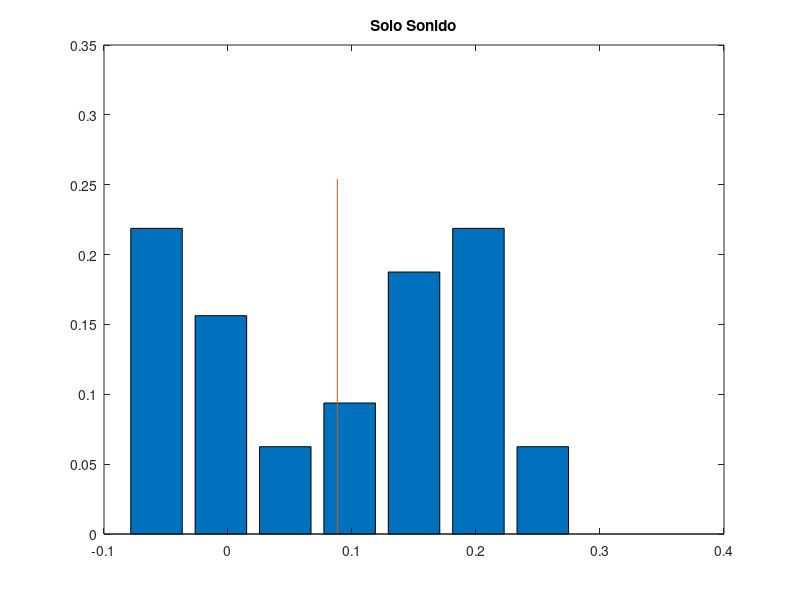
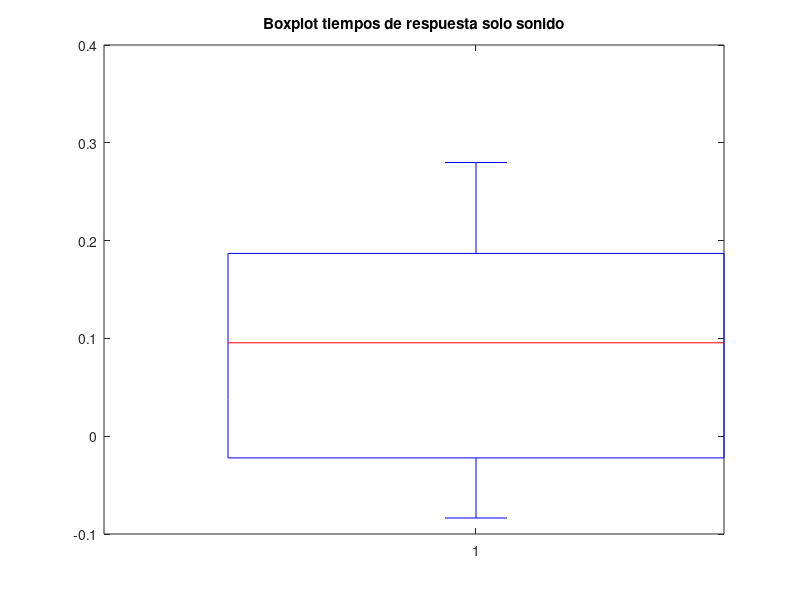
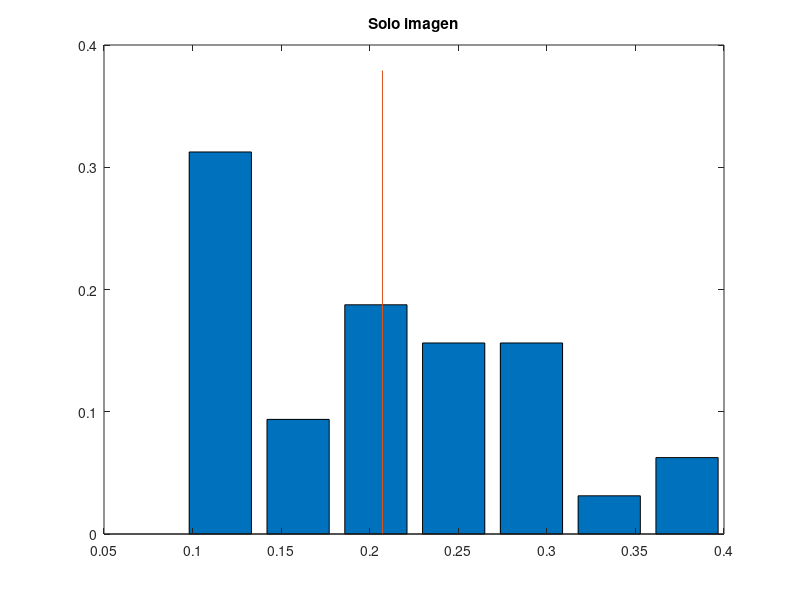
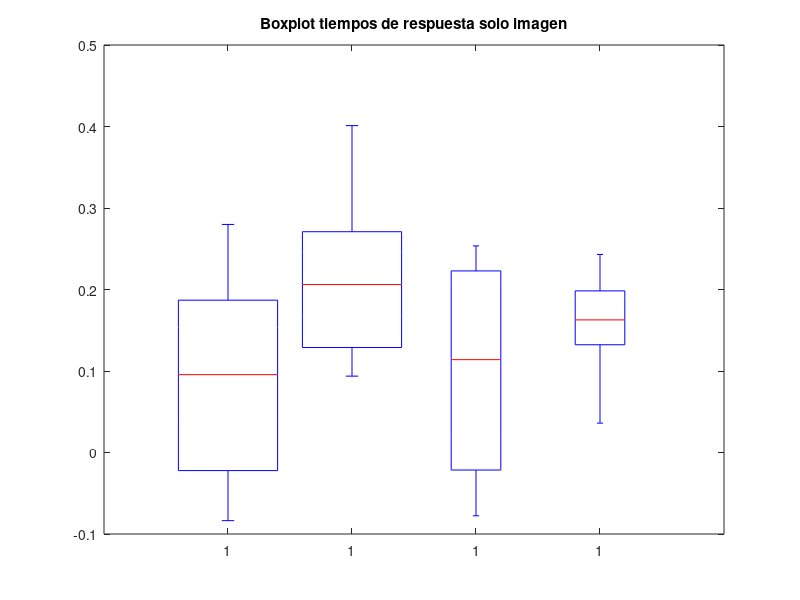

Write the MATLAB code that produced these figures, in order. (Note: this script raises an error after producing the figures.)
format long g;

%% Leer CSV a variables aux
i = 0;
sujeto = [];
tiempo = [];
practica = [];
delay = [];
img = [];
snd = [];
target = [];
total_trials = [];
target_time = cell(1,1);
time_firstPress = cell(1,1);
time_lastPress = cell(1,1);
f = fopen('data/bloques.csv');

while 1    
    suj = fscanf(f, '%i,', [1 1]);
    if isempty(suj)
       break 
    end
    i = i + 1;
    
    sujeto(i) = suj;
    tiempo(i) = fscanf(f, '%f,', [1 1]);
    practica(i) = fscanf(f, '%i,', [1 1]);
    delay(i) = fscanf(f, '%f,', [1 1]);
    img(i) = fscanf(f, '%i,', [1 1]);
    snd(i) = fscanf(f, '%i,', [1 1]);
    target(i) = fscanf(f, '%i,', [1 1]);
    total_trials(i) = fscanf(f, '%i,', [1 1]);
    target_time{i} = fscanf(f, '%f:', [1 total_trials(i)]);
    fscanf(f, ',');
    time_firstPress{i} = fscanf(f, '%f:', [1 total_trials(i)]);
    fscanf(f, ',');
    time_lastPress{i} = fscanf(f, '%f:', [1 total_trials(i)]);
    fscanf(f, ',');
    fscanf(f, '\n');
end
fclose(f);


%% Meter cada trial en el struct Trials sin procesarlos
num_bloques = i;
j = 1;
s = 0;
Trials = [];
for b = 1 : num_bloques
   if s ~= sujeto(b)
       bloque_del_sujeto = 1;
       s = sujeto(b);
   else
       bloque_del_sujeto = bloque_del_sujeto + 1;
   end
   
   for k = 1 : total_trials(b)
       Trials(j).Sujeto = sujeto(b);
       Trials(j).Tiempo = tiempo(b);
       Trials(j).EsDePractica = practica(b);
       Trials(j).Delay = delay(b);
       Trials(j).HayImagen = img(b);
       Trials(j).HaySonido = snd(b);
       Trials(j).SeguirImagen = target(b);
       Trials(j).NumBloque = bloque_del_sujeto;
       Trials(j).NumBloqueOriginal = b;
       Trials(j).NumTrial = k;       
       Trials(j).TiempoObjetivo = target_time{b}(k);
       Trials(j).PrimerTap = time_firstPress{b}(k);
       Trials(j).Asincronia = Trials(j).PrimerTap - Trials(j).TiempoObjetivo;
       Trials(j).UltimoTap = time_lastPress{b}(k);
        
       j = j + 1;    
   end
end

num_trials = j-1;



clear sujeto tiempo practica delay img snd target bloque_del_sujeto total_trials target_time time_firstPress time_lastPress f b i j k s num_bloques suj

%% calcular muestras (promedio de cada bloque)
Muestras = [];
t = 1;
m = 1;
k = 0;
asinc = 0;
unbo = Trials(1).NumBloqueOriginal;
while t <= (num_trials + 1)

    if t == (num_trials + 1) || unbo ~= Trials(t).NumBloqueOriginal

        if k ~=0 
            
            Muestras(m).AsinMedia = asinc / k;
            Muestras(m).Sujeto = Trials(t-1).Sujeto;
            Muestras(m).EsDePractica = Trials(t-1).EsDePractica;
            Muestras(m).Delay = Trials(t-1).Delay;
            Muestras(m).HayImagen = Trials(t-1).HayImagen;
            Muestras(m).HaySonido = Trials(t-1).HaySonido;
            Muestras(m).SeguirImagen = Trials(t-1).SeguirImagen;
            Muestras(m).Accuracy = 1 - (ignorados/(k+ignorados));

            
            Muestras(m).Tiempo = Trials(t-1).Tiempo;
            Muestras(m).TiempoObjetivo = Trials(t-1).TiempoObjetivo;
            Muestras(m).NumBloqueOriginal = Trials(t-1).NumBloqueOriginal;
            m = m + 1;
        end
        
        k = 0;
        asinc = 0;
        if (t == (num_trials + 1))
        	break
        end
    end
    
    ignorados = 0;
    % ignorar cuando no apreto nada
    if Trials(t).PrimerTap == -1
        ignorados = ignorados + 1;
    end
    
    % ignorar casos donde pega la vuelta (igual estan re afuera de la ventana)
    if abs(Trials(t).Asincronia) > 0.5
        ignorados = ignorados + 1;
    end
    
    
    if ignorados == 0
        asinc = asinc + Trials(t).Asincronia;
        k = k + 1;
    end
        
    unbo = Trials(t).NumBloqueOriginal;
    t = t + 1;
end
%% RECONSTRUYENDO LOS SIGNOS DEL DELAY

ds = [0.1, 0.3, 0.4];

corte = [];
es_negativo = [];
es_positivo = [];
es_practica = [];

for segu = 1:2
    for iid = 1:3
        eee = [Muestras( ...
                [Muestras.EsDePractica] == 0 & ...
                [Muestras.Delay] == ds(iid) & ...
                [Muestras.SeguirImagen] == (segu-1) & ...
                [Muestras.HayImagen] == 1 & ...
                [Muestras.HaySonido] == 1)];
            
        jose = [];
        for e = 1: numel(eee)
            jose(e) = [0.5 - (eee(e).Tiempo - eee(e).TiempoObjetivo)];
        end

        m = mean(jose);
        d = ds(iid);
        s = (segu-1);
        %disp([m, d, s]);
        corte(iid, segu) = m;
        
        for i = 1:numel(Muestras)
            es_practica(Muestras(i).NumBloqueOriginal) = Muestras(i).EsDePractica;
            
            if Muestras(i).Delay == ds(iid) && Muestras(i).SeguirImagen == (segu-1)
                delay_es_negativo = ( ...
                    (Muestras(i).EsDePractica == 0) & ...
                    (Muestras(i).Delay == ds(iid)) & ...
                    (Muestras(i).SeguirImagen == (segu-1)) & ...
                    (Muestras(i).HayImagen == 1) & ...
                    (Muestras(i).HaySonido == 1) & ...
                    ((0.5 - (Muestras(i).Tiempo - Muestras(i).TiempoObjetivo) > corte(iid, segu)) ~= Muestras(i).SeguirImagen) ...
                );

                delay_es_positivo = ( ...
                    (Muestras(i).EsDePractica == 0) & ...
                    (Muestras(i).Delay == ds(iid)) & ...
                    (Muestras(i).SeguirImagen == (segu-1)) & ...
                    (Muestras(i).HayImagen == 1) & ...
                    (Muestras(i).HaySonido == 1) & ...
                    ((0.5 - (Muestras(i).Tiempo - Muestras(i).TiempoObjetivo) > corte(iid, segu)) == Muestras(i).SeguirImagen) ...
                );

                es_negativo(Muestras(i).NumBloqueOriginal) = delay_es_negativo;
                es_positivo(Muestras(i).NumBloqueOriginal) = delay_es_positivo;
            end
        end
    end
end


% arreglar
for i = 1:numel(Muestras)
    b = Muestras(i).NumBloqueOriginal;
    
    if es_negativo(b)
        Muestras(i).Delay = -1 * abs(Muestras(i).Delay);
    end
end



%% cuentitas cuentitas
mi=1;
ms=1;
mc0=1;
mc1=1;
mc2=1;
mc3=1;
mc4=1;
mc5=1;
mc6=1;
mc7=1;
mc8=1;
mc9=1;
mc10=1;
mc11=1;
mc12=1;
mc13=1;
deltas = cell(1,1);
deltas_img = [];
deltas_snd = [];
deltas_combinados_0 = [];
m_accuracy = cell(1,1);


sujs = unique([Muestras.Sujeto]);
for s = 1:numel(sujs)
    suj = sujs(s);
    
    %bloques de sonido y su accuracy
    delta_snd = [Muestras( ...
        [Muestras.Sujeto] == suj & ...
        [Muestras.EsDePractica] == 0 & ...
        [Muestras.HayImagen] == 0 & ...
        [Muestras.HaySonido] == 1 ...
    ).AsinMedia];
    

    accuracy = [Muestras( ...
        [Muestras.Sujeto] == suj & ...
        [Muestras.EsDePractica] == 0 & ...
        [Muestras.HayImagen] == 0 & ...
        [Muestras.HaySonido] == 1 ...
    ).Accuracy];
    
    if numel(delta_snd) > 0
        deltas{1}(ms) = delta_snd(1);
        m_accuracy{1}(ms) = accuracy;
        ms = ms + 1;
    end
    
    %bloques de imagen y su accuracy
    delta_img = [Muestras( ...
        [Muestras.Sujeto] == suj & ...
        [Muestras.EsDePractica] == 0 & ...
        [Muestras.HayImagen] == 1 & ...
        [Muestras.HaySonido] == 0 ...
    ).AsinMedia];

    accuracy = [Muestras( ...
        [Muestras.Sujeto] == suj & ...
        [Muestras.EsDePractica] == 0 & ...
        [Muestras.HayImagen] == 1 & ...
        [Muestras.HaySonido] == 0 ...
    ).Accuracy];


    if numel(delta_img) > 0
        deltas{2}(mi) = delta_img(1);
        m_accuracy{2}(mi) = accuracy;
        mi = mi + 1;
    end
    
    %bloques combinados +0 y su accuracy
     delta_c0 = [Muestras( ...
        [Muestras.Sujeto] == suj & ...
        [Muestras.EsDePractica] == 0 & ...
        [Muestras.HayImagen] == 1 & ...
        [Muestras.HaySonido] == 1 & ...
        [Muestras.Delay] == 0 & ...
        [Muestras.SeguirImagen] == 0 ... 
    ).AsinMedia];

    accuracy = [Muestras( ...
        [Muestras.Sujeto] == suj & ...
        [Muestras.EsDePractica] == 0 & ...
        [Muestras.HayImagen] == 1 & ...
        [Muestras.HaySonido] == 1 & ...
        [Muestras.Delay] == 0 & ...
        [Muestras.SeguirImagen] == 0 ... 
    ).Accuracy];


    if numel(delta_c0) > 0
        deltas{3}(mc0) = delta_c0(1);
        m_accuracy{3}(mc0) = accuracy(1);
        mc0 = mc0 + 1;
    end
    
     %bloques combinados +0.1 y su accuracy(seguir Imagen)
     delta_c0 = [Muestras( ...
        [Muestras.Sujeto] == suj & ...
        [Muestras.EsDePractica] == 0 & ...
        [Muestras.HayImagen] == 1 & ...
        [Muestras.HaySonido] == 1 & ...
        [Muestras.Delay] == 0.1 & ...
        [Muestras.SeguirImagen] == 1 ...
    ).AsinMedia];

    accuracy = [Muestras( ...
        [Muestras.Sujeto] == suj & ...
        [Muestras.EsDePractica] == 0 & ...
        [Muestras.HayImagen] == 1 & ...
        [Muestras.HaySonido] == 1 & ...
        [Muestras.Delay] == 0.1 & ...
        [Muestras.SeguirImagen] == 1 ...
    ).Accuracy];


    if numel(delta_c0) > 0
        deltas{4}(mc1) = delta_c0(1);
        m_accuracy{4}(mc1) = accuracy(1);
        mc1 = mc1 + 1;
    end
    
     %bloques combinados +0.3 y su accuracy(seguir imagen)
     delta_c0 = [Muestras( ...
        [Muestras.Sujeto] == suj & ...
        [Muestras.EsDePractica] == 0 & ...
        [Muestras.HayImagen] == 1 & ...
        [Muestras.HaySonido] == 1 & ...
        [Muestras.Delay] == 0.3 & ...
        [Muestras.SeguirImagen] == 1 ...
    ).AsinMedia];

    accuracy = [Muestras( ...
        [Muestras.Sujeto] == suj & ...
        [Muestras.EsDePractica] == 0 & ...
        [Muestras.HayImagen] == 1 & ...
        [Muestras.HaySonido] == 1 & ...
        [Muestras.Delay] == 0.3 & ... 
        [Muestras.SeguirImagen] == 1 ...
    ).Accuracy];


    if numel(delta_c0) > 0
        deltas{5}(mc2) = delta_c0(1);
        m_accuracy{5}(mc2) = accuracy(1);
        mc2 = mc2 + 1;
    end
    
     %bloques combinados +0.4 y su accuracy(seguir imagen)
     delta_c0 = [Muestras( ...
        [Muestras.Sujeto] == suj & ...
        [Muestras.EsDePractica] == 0 & ...
        [Muestras.HayImagen] == 1 & ...
        [Muestras.HaySonido] == 1 & ...
        [Muestras.Delay] == 0.4 & ...
        [Muestras.SeguirImagen] == 1 ...
    ).AsinMedia];

    accuracy = [Muestras( ...
        [Muestras.Sujeto] == suj & ...
        [Muestras.EsDePractica] == 0 & ...
        [Muestras.HayImagen] == 1 & ...
        [Muestras.HaySonido] == 1 & ...
        [Muestras.Delay] == 0.4 & ...
        [Muestras.SeguirImagen] == 1 ...
    ).Accuracy];


    if numel(delta_c0) > 0
        deltas{6}(mc3) = delta_c0(1);
        m_accuracy{6}(mc3) = accuracy(1);
        mc3 = mc3 + 1
    end
    
    
     %bloques combinados +0.4 y su accuracy(seguir sonido)
     delta_c0 = [Muestras( ...
        [Muestras.Sujeto] == suj & ...
        [Muestras.EsDePractica] == 0 & ...
        [Muestras.HayImagen] == 1 & ...
        [Muestras.HaySonido] == 1 & ...
        [Muestras.Delay] == 0.4 & ...
        [Muestras.SeguirImagen] == 0 ...
    ).AsinMedia];

    accuracy = [Muestras( ...
        [Muestras.Sujeto] == suj & ...
        [Muestras.EsDePractica] == 0 & ...
        [Muestras.HayImagen] == 1 & ...
        [Muestras.HaySonido] == 1 & ...
        [Muestras.Delay] == 0.4 & ...
        [Muestras.SeguirImagen] == 0 ...
    ).Accuracy];


    if numel(delta_c0) > 0
        deltas{7}(mc4) = delta_c0(1);
        m_accuracy{7}(mc4) = accuracy(1);
        mc4 = mc4 + 1;
    end
    
    
    
     %bloques combinados +0.3 y su accuracy(seguir sonido)
     delta_c0 = [Muestras( ...
        [Muestras.Sujeto] == suj & ...
        [Muestras.EsDePractica] == 0 & ...
        [Muestras.HayImagen] == 1 & ...
        [Muestras.HaySonido] == 1 & ...
        [Muestras.Delay] == 0.3 & ...
        [Muestras.SeguirImagen] == 0 ...
    ).AsinMedia];

    accuracy = [Muestras( ...
        [Muestras.Sujeto] == suj & ...
        [Muestras.EsDePractica] == 0 & ...
        [Muestras.HayImagen] == 1 & ...
        [Muestras.HaySonido] == 1 & ...
        [Muestras.Delay] == 0.3 & ...
        [Muestras.SeguirImagen] == 0 ...
    ).Accuracy];


    if numel(delta_c0) > 0
        deltas{8}(mc5) = delta_c0(1);
        m_accuracy{8}(mc5) = accuracy(1);
        mc5 = mc5 + 1;
    end
    
    
    
     %bloques combinados +0.1 y su accuracy(seguir sonido)
     delta_c0 = [Muestras( ...
        [Muestras.Sujeto] == suj & ...
        [Muestras.EsDePractica] == 0 & ...
        [Muestras.HayImagen] == 1 & ...
        [Muestras.HaySonido] == 1 & ...
        [Muestras.Delay] == 0.1 & ...
        [Muestras.SeguirImagen] == 0 ...
    ).AsinMedia];

    accuracy = [Muestras( ...
        [Muestras.Sujeto] == suj & ...
        [Muestras.EsDePractica] == 0 & ...
        [Muestras.HayImagen] == 1 & ...
        [Muestras.HaySonido] == 1 & ...
        [Muestras.Delay] == 0.1 & ...
        [Muestras.SeguirImagen] == 0 ...
    ).Accuracy];


    if numel(delta_c0) > 0
        deltas{9}(mc6) = delta_c0(1);
        m_accuracy{9}(mc6) = accuracy(1);
        mc6 = mc6 + 1;
    end
    
      %bloques combinados +0 y su accuracy(seguir imagen)
     delta_c0 = [Muestras( ...
        [Muestras.Sujeto] == suj & ...
        [Muestras.EsDePractica] == 0 & ...
        [Muestras.HayImagen] == 1 & ...
        [Muestras.HaySonido] == 1 & ...
        [Muestras.Delay] == 0 & ...
        [Muestras.SeguirImagen] == 1 ...
    ).AsinMedia];

    accuracy = [Muestras( ...
        [Muestras.Sujeto] == suj & ...
        [Muestras.EsDePractica] == 0 & ...
        [Muestras.HayImagen] == 1 & ...
        [Muestras.HaySonido] == 1 & ...
        [Muestras.Delay] == 0 & ...
        [Muestras.SeguirImagen] == 1 ...
    ).Accuracy];


    if numel(delta_c0) > 0
        deltas{10}(mc7) = delta_c0(1);
        m_accuracy{10}(mc7) = accuracy(1);
        mc7 = mc7 + 1;
    end
    
    
%     CAMBIAR INDICES!    
    %bloques combinados -0.4 y su accuracy(seguir imagen)
     delta_c0 = [Muestras( ...
        [Muestras.Sujeto] == suj & ...
        [Muestras.EsDePractica] == 0 & ...
        [Muestras.HayImagen] == 1 & ...
        [Muestras.HaySonido] == 1 & ...
        [Muestras.SeguirImagen] == 1 & ...
        [Muestras.Delay] == -0.4   ...
       ).AsinMedia];

    accuracy = [Muestras( ...
        [Muestras.Sujeto] == suj & ...
        [Muestras.EsDePractica] == 0 & ...
        [Muestras.HayImagen] == 1 & ...
        [Muestras.HaySonido] == 1 & ...
        [Muestras.SeguirImagen] == 1 & ...
        [Muestras.Delay] == -0.4 ...
    ).Accuracy];


    if numel(delta_c0) > 0
        
        deltas{11}(mc8) = delta_c0(1);
        m_accuracy{11}(mc8) = accuracy(1);
        mc8 = mc8 + 1;
    end
    
    %bloques combinados -0.4 y su accuracy(seguir sonido)
     delta_c0 = [Muestras( ...
        [Muestras.Sujeto] == suj & ...
        [Muestras.EsDePractica] == 0 & ...
        [Muestras.HayImagen] == 1 & ...
        [Muestras.HaySonido] == 1 & ...
        [Muestras.SeguirImagen] == 0 & ...
        [Muestras.Delay] == -0.4   ...
    ).AsinMedia];

    accuracy = [Muestras( ...
        [Muestras.Sujeto] == suj & ...
        [Muestras.EsDePractica] == 0 & ...
        [Muestras.HayImagen] == 1 & ...
        [Muestras.HaySonido] == 1 & ...
        [Muestras.SeguirImagen] == 0 & ...
        [Muestras.Delay] == -0.4 ...
    ).Accuracy];


    if numel(delta_c0) > 0
        deltas{12}(mc9) = delta_c0(1);
        m_accuracy{12}(mc9) = accuracy(1);
        mc9 = mc9 + 1;
    end
    
    %bloques combinados -0.3 y su accuracy(seguir imagen)
     delta_c0 = [Muestras( ...
        [Muestras.Sujeto] == suj & ...
        [Muestras.EsDePractica] == 0 & ...
        [Muestras.HayImagen] == 1 & ...
        [Muestras.HaySonido] == 1 & ...
        [Muestras.SeguirImagen] == 1 & ...
        [Muestras.Delay] == -0.3   ...
    ).AsinMedia];

    accuracy = [Muestras( ...
        [Muestras.Sujeto] == suj & ...
        [Muestras.EsDePractica] == 0 & ...
        [Muestras.HayImagen] == 1 & ...
        [Muestras.HaySonido] == 1 & ...
        [Muestras.SeguirImagen] == 1 & ...
        [Muestras.Delay] == -0.3 ...
    ).Accuracy];


    if numel(delta_c0) > 0
       
        deltas{13}(mc10) = delta_c0(1);
        m_accuracy{13}(mc10) = accuracy(1);
        mc10 = mc10 + 1;
    end
    
     %bloques combinados -0.3 y su accuracy(seguir sonido)
     delta_c0 = [Muestras( ...
        [Muestras.Sujeto] == suj & ...
        [Muestras.EsDePractica] == 0 & ...
        [Muestras.HayImagen] == 1 & ...
        [Muestras.HaySonido] == 1 & ...
        [Muestras.SeguirImagen] == 0 & ...
        [Muestras.Delay] == -0.3   ...
    ).AsinMedia];

    accuracy = [Muestras( ...
        [Muestras.Sujeto] == suj & ...
        [Muestras.EsDePractica] == 0 & ...
        [Muestras.HayImagen] == 1 & ...
        [Muestras.HaySonido] == 1 & ...
        [Muestras.SeguirImagen] == 0 & ...
        [Muestras.Delay] == -0.3 ...
    ).Accuracy];


    if numel(delta_c0) > 0
      
        deltas{14}(mc11) = delta_c0(1);
        m_accuracy{14}(mc11) = accuracy(1);
        mc11 = mc11 + 1;
    end
    
     %bloques combinados -0.1 y su accuracy(seguir imagen)
     delta_c0 = [Muestras( ...
        [Muestras.Sujeto] == suj & ...
        [Muestras.EsDePractica] == 0 & ...
        [Muestras.HayImagen] == 1 & ...
        [Muestras.HaySonido] == 1 & ...
        [Muestras.SeguirImagen] == 1 & ...
        [Muestras.Delay] == -0.1  ...
    ).AsinMedia];

    accuracy = [Muestras( ...
        [Muestras.Sujeto] == suj & ...
        [Muestras.EsDePractica] == 0 & ...
        [Muestras.HayImagen] == 1 & ...
        [Muestras.HaySonido] == 1 & ...
        [Muestras.SeguirImagen] == 1 & ...
        [Muestras.Delay] == -0.1 ...
    ).Accuracy];


    if numel(delta_c0) > 0
      
        deltas{15}(mc12) = delta_c0(1);
        m_accuracy{15}(mc12) = accuracy(1);
        mc12 = mc12 + 1;
    end
    
     %bloques combinados -0.1 y su accuracy(seguir sonido)
     delta_c0 = [Muestras( ...
        [Muestras.Sujeto] == suj & ...
        [Muestras.EsDePractica] == 0 & ...
        [Muestras.HayImagen] == 1 & ...
        [Muestras.HaySonido] == 1 & ...
        [Muestras.SeguirImagen] == 0 & ...
        [Muestras.Delay] == -0.1  ...
    ).AsinMedia];

    accuracy = [Muestras( ...
        [Muestras.Sujeto] == suj & ...
        [Muestras.EsDePractica] == 0 & ...
        [Muestras.HayImagen] == 1 & ...
        [Muestras.HaySonido] == 1 & ...
        [Muestras.SeguirImagen] == 0 & ...
        [Muestras.Delay] == -0.1 ...
    ).Accuracy];


    if numel(delta_c0) > 0
       
        deltas{16}(mc13) = delta_c0(1);
        m_accuracy{16}(mc13) = accuracy(1);
        mc13 = mc13 + 1;
    end
    
    if ~isempty(deltas) 
        % figure;
        % plot(deltas,'r*');
        % plot(deltas);
        % title(['Sujeto ', num2str(suj)]);
    end
end

%Analisis de datos
%%%%%%%%%%%%%%%%%%%%%%%%%%%%%%%%%%%%%%%%%%%%%%%%%%%%%%%%%%%%%%%%%%%
%Solo Sonido:
%%%%%%%%%%%%%%%%%%%%%%%%%%%%%%%%%%%%%%%%%%%%%%%%%%%%%%%%%%%%%%%%%%%

%Distribucion de las muestras(histograma normalizado)

[f,x] = hist(deltas{1},7);
figure;
bar(x,f/sum(f))
hold on;
line([mean(deltas{1}) mean(deltas{1})], [0  max(x)])
hold off
title('Solo Sonido')

%One-sample Kolmogorov-Smirnov test, para ver normalidad en la muestra
t = kstest(deltas{1})

%Boxplot
figure;
boxplot(deltas{1})
title('Boxplot tiempos de respuesta solo sonido')

%Medidas de centralidad
disp('promedio')
mean(deltas{1})
disp('mediana')
median(deltas{1})

%Medidas de dispersion, estabilidad de la sincronia
disp('varianza')
var(deltas{1})

%Medidas de precision en la tarea
disp('accuracy')
mean(m_accuracy{1})

%%%%%%%%%%%%%%%%%%%%%%%%%%%%%%%%%%%%%%%%%%%%%%%%%%%%%%%%%%%%%%%%%%%
%Solo imagen
%%%%%%%%%%%%%%%%%%%%%%%%%%%%%%%%%%%%%%%%%%%%%%%%%%%%%%%%%%%%%%%%%%%
%Distribucion de las muestras(histograma normalizado)
[f,x] = hist(deltas{2},7);
figure;
h = bar(x,f/sum(f))
hold on;
line([mean(deltas{2}) mean(deltas{2})], [0  max(x)])
hold off
%plot(f)
title('Solo imagen')
%Boxplot
figure;
bpdata = [deltas{1},deltas{2}, deltas{3},deltas{10}];
bpgroup = [ones(size(deltas{1}))*1,ones(size(deltas{2}))*2, ones(size(deltas{3}))*3,ones(size(deltas{10}))*4];
boxplot(bpdata, bpgroup);
title('Boxplot tiempos de respuesta solo imagen')

%One-sample Kolmogorov-Smirnov test, para ver normalidad en la muestra
t = kstest(deltas{2})

%Medidas de centralidad
disp('prom')
mean(deltas{2})
median(deltas{2})

%Medidas de dispersion, estabilidad de la sincronia
var(deltas{2})

%Medidas de precision en la tarea
mean(m_accuracy{2})


%%%%%%%%%%%%%%%%%%%%%%%%%%%%%%%%%%%%%%%%%%%%%%%%%%%%%%%%%%%%%%%%%%%
%Combinado +0(target sound):
%%%%%%%%%%%%%%%%%%%%%%%%%%%%%%%%%%%%%%%%%%%%%%%%%%%%%%%%%%%%%%%%%%%

%Distribucion de las muestras(histograma normalizado)

[f,x] = hist(deltas{3},7);
figure;
bar(x,f/sum(f))
hold on;
line([mean(deltas{3}) mean(deltas{3})], [0  max(x)])
hold off
title('Delay +0 target sound')

%One-sample Kolmogorov-Smirnov test, para ver normalidad en la muestra
t = kstest(deltas{3})

%Boxplot
figure;
boxplot(deltas{3})
title('Boxplot tiempos de respuesta Delay +0 target soun')

%Medidas de centralidad
disp('prom')
mean(deltas{3})
median(deltas{3})

%Medidas de dispersion, estabilidad de la sincronia
var(deltas{3})

%Medidas de precision en la tarea
mean(m_accuracy{3})


%%%%%%%%%%%%%%%%%%%%%%%%%%%%%%%%%%%%%%%%%%%%%%%%%%%%%%%%%%%%%%%%%%%
%Combinado +0(target image):
%%%%%%%%%%%%%%%%%%%%%%%%%%%%%%%%%%%%%%%%%%%%%%%%%%%%%%%%%%%%%%%%%%%

%Distribucion de las muestras(histograma normalizado)

[f,x] = hist(deltas{10},7);
figure;
bar(x,f/sum(f))
hold on;
line([mean(deltas{10}) mean(deltas{10})], [0  max(x)])
hold off
title('Delay +0 target image')

%One-sample Kolmogorov-Smirnov test, para ver normalidad en la muestra
t = kstest(deltas{10})

%Boxplot
figure;
boxplot(deltas{10})
title('Boxplot tiempos de respuesta Delay +0 target image')

%Medidas de centralidad
disp('prom')
mean(deltas{10})
median(deltas{10})

%Medidas de dispersion, estabilidad de la sincronia
var(deltas{10})

%Medidas de precision en la tarea
mean(m_accuracy{10})


% 
% % %%%%%%%%%%%%%%%%%%%%%%%%%%%%%%%%%%%%%%%%%%%%%%%%%%%%%%%%%%%%%%%%%%%
% % %Combinado +0.1:
% % %%%%%%%%%%%%%%%%%%%%%%%%%%%%%%%%%%%%%%%%%%%%%%%%%%%%%%%%%%%%%%%%%%%
% % 
% % %Distribucion de las muestras(histograma normalizado)
% % 
% % [f,x] = hist(deltas{4});
% % figure;
% % bar(x,f/sum(f))
% % title('Delay + 0.1 target image')
% % %One-sample Kolmogorov-Smirnov test, para ver normalidad en la muestra
% % %t = kstest(deltas{4})
% % 
% % %Boxplot
% % figure;
% % boxplot(deltas{4})
% % title('Boxplot tiempos de respuesta Delay +0.1 target image')
% % 
% % %Medidas de centralidad
% % disp('prom')
% % mean(deltas{4})
% % median(deltas{4})
% % 
% % %Medidas de dispersion, estabilidad de la sincronia
% % var(deltas{4})
% % 
% % %Medidas de precision en la tarea
% % mean(m_accuracy{4})
% % 
% % 
% % 
% % %Analisis de datos
% % %%%%%%%%%%%%%%%%%%%%%%%%%%%%%%%%%%%%%%%%%%%%%%%%%%%%%%%%%%%%%%%%%%%
% % %Combinado +0.3:
% % %%%%%%%%%%%%%%%%%%%%%%%%%%%%%%%%%%%%%%%%%%%%%%%%%%%%%%%%%%%%%%%%%%%
% % 
% % %Distribucion de las muestras(histograma normalizado)
% % 
% % [f,x] = hist(deltas{5});
% % figure;
% % bar(x,f/sum(f))
% % title('Delay + 0.3 target image')
% % %One-sample Kolmogorov-Smirnov test, para ver normalidad en la muestra
% % %t = kstest(deltas{5})
% % 
% % %Boxplot
% % figure;
% % boxplot(deltas{5})
% % title('Boxplot tiempos de respuesta Delay 0+.3 target image')
% % 
% % %Medidas de centralidad
% % disp('prom')
% % mean(deltas{5})
% % median(deltas{5})
% % 
% % %Medidas de dispersion, estabilidad de la sincronia
% % var(deltas{5})
% % 
% % %Medidas de precision en la tarea
% % mean(m_accuracy{5})
% % 
% % 
% % 
% % %%%%%%%%%%%%%%%%%%%%%%%%%%%%%%%%%%%%%%%%%%%%%%%%%%%%%%%%%%%%%%%%%%%
% % %Combinado +0.4:
% % %%%%%%%%%%%%%%%%%%%%%%%%%%%%%%%%%%%%%%%%%%%%%%%%%%%%%%%%%%%%%%%%%%%
% % 
% % %Distribucion de las muestras(histograma normalizado)
% % 
% % [f,x] = hist(deltas{6});
% % figure;
% % bar(x,f/sum(f))
% % title('Delay + 0.4 target image')
% % %One-sample Kolmogorov-Smirnov test, para ver normalidad en la muestra
% % t = kstest(deltas{6})
% % 
% % %Boxplot
% % figure;
% % boxplot(deltas{6})
% % title('Boxplot tiempos de respuesta Delay +0.4 target image')
% % 
% % %Medidas de centralidad
% % disp('prom')
% % mean(deltas{6})
% % median(deltas{6})
% % 
% % %Medidas de dispersion, estabilidad de la sincronia
% % var(deltas{6})
% % 
% % %Medidas de precision en la tarea
% % mean(m_accuracy{6})
% % 
% % 
% % %%%%%%%%%%%%%%%%%%%%%%%%%%%%%%%%%%%%%%%%%%%%%%%%%%%%%%%%%%%%%%%%%%%
% % %Combinado +0.4 target sound:    
% % %%%%%%%%%%%%%%%%%%%%%%%%%%%%%%%%%%%%%%%%%%%%%%%%%%%%%%%%%%%%%%%%%%%
% % 
% % %Distribucion de las muestras(histograma normalizado)
% % 
% % [f,x] = hist(deltas{7});
% % figure;
% % bar(x,f/sum(f))
% % title('Delay + 0.4 target sound')
% % %One-sample Kolmogorov-Smirnov test, para ver normalidad en la muestra
% % t = kstest(deltas{7})
% % 
% % %Boxplot
% % figure;
% % boxplot(deltas{7})
% % title('Boxplot tiempos de respuesta Delay +0.4 target sound')
% % 
% % %Medidas de centralidad
% % disp('prom')
% % mean(deltas{7})
% % median(deltas{7})
% % 
% % %Medidas de dispersion, estabilidad de la sincronia
% % var(deltas{7})
% % 
% % %Medidas de precision en la tarea
% % mean(m_accuracy{7})
% % 
% % 
% % %%%%%%%%%%%%%%%%%%%%%%%%%%%%%%%%%%%%%%%%%%%%%%%%%%%%%%%%%%%%%%%%%%%
% % %Combinado +0.3 target sound:
% % %%%%%%%%%%%%%%%%%%%%%%%%%%%%%%%%%%%%%%%%%%%%%%%%%%%%%%%%%%%%%%%%%%%
% % 
% % %Distribucion de las muestras(histograma normalizado)
% % 
% % [f,x] = hist(deltas{8});
% % figure;
% % bar(x,f/sum(f))
% % title('Delay + 0.3 target sound')
% % 
% % %One-sample Kolmogorov-Smirnov test, para ver normalidad en la muestra
% % t = kstest(deltas{8})
% % 
% % %Boxplot
% % figure;
% % boxplot(deltas{8})
% % title('Boxplot tiempos de respuesta Delay +0.3 target sound')
% % 
% % %Medidas de centralidad
% % disp('prom')
% % mean(deltas{8})
% % median(deltas{8})
% % 
% % %Medidas de dispersion, estabilidad de la sincronia
% % var(deltas{8})
% % 
% % %Medidas de precision en la tarea
% % mean(m_accuracy{8})
% % 
% % %%%%%%%%%%%%%%%%%%%%%%%%%%%%%%%%%%%%%%%%%%%%%%%%%%%%%%%%%%%%%%%%%%%
% % %Combinado +0.1 target sound:
% % %%%%%%%%%%%%%%%%%%%%%%%%%%%%%%%%%%%%%%%%%%%%%%%%%%%%%%%%%%%%%%%%%%%
% % 
% % %Distribucion de las muestras(histograma normalizado)
% % 
% % [f,x] = hist(deltas{9});
% % figure;
% % bar(x,f/sum(f))
% % title('Delay + 0.1 target sound')
% % 
% % %One-sample Kolmogorov-Smirnov test, para ver normalidad en la muestra
% % t = kstest(deltas{9})
% % 
% % %Boxplot
% % figure;
% % boxplot(deltas{9})
% % title('Boxplot tiempos de respuesta Delay +0.1 target sonido')
% % 
% % %Medidas de centralidad
% % disp('prom')
% % mean(deltas{9})
% % median(deltas{9})
% % 
% % %Medidas de dispersion, estabilidad de la sincronia
% % var(deltas{9})
% % 
% % %Medidas de precision en la tarea
% % mean(m_accuracy{9})


%%%%%%%%%%%%%%%%%%%%%%%%%%%%%%%%%%%%%%%%%%%%%%%%%%%%%%%%%%%%%%%%%%%
%Comparacion de los resultados:
%%%%%%%%%%%%%%%%%%%%%%%%%%%%%%%%%%%%%%%%%%%%%%%%%%%%%%%%%%%%%%%%%%%

disp('imagen vs sonido')
[p,h] = ranksum(deltas{1},deltas{2})

delta_h0 =  abs(mean(deltas{1}) - mean(deltas{2}))
y = Permutation_Test(10000,deltas{1},deltas{2},delta_h0)


disp('imagen vs delay+0 target sound')
[p,h] = ranksum(deltas{3},deltas{2})

delta_h0 = abs(mean(deltas{3}) - mean(deltas{2}))
y = Permutation_Test(10000,deltas{3},deltas{2},delta_h0)

disp('delay+0 target sound vs sonido')
[p,h] = ranksum(deltas{3},deltas{1})

delta_h0 = abs(mean(deltas{3}) - mean(deltas{1}))
y = Permutation_Test(10000,deltas{3},deltas{1},delta_h0)

disp('delay0 target img vs sonido')
[p,h] = ranksum(deltas{10},deltas{1})

delta_h0 = abs(mean(deltas{10}) - mean(deltas{1}))
y = Permutation_Test(10000,deltas{10},deltas{1},delta_h0)

disp('delay0 target img  vs sonido')
[p,h] = ranksum(deltas{10},deltas{2})

delta_h0 = abs(mean(deltas{10}) - mean(deltas{2}))
y = Permutation_Test(10000,deltas{10},deltas{2},delta_h0)

disp('delay0(img) vs delay0(snd)')
[p,h] = ranksum(deltas{10},deltas{3})

delta_h0 = abs(mean(deltas{10}) - mean(deltas{3}))
y = Permutation_Test(10000,deltas{10},deltas{3},delta_h0)

%Comparacion de las medias de solo sonido, solo imagen, y sincronia
figure;
y = [mean(deltas{1});mean(deltas{2});mean(deltas{3});mean(deltas{10})];
labels = {'A';'V';'AV(snd)';'AV(img)'}
bar_h=bar(y,0.5)
set(gca,'xticklabel',labels)
bar_child=get(bar_h,'Children');
set(bar_child,'CData',y);
title('Comparacion de las medias de solo sonido, solo imagen, y sincronia')

figure;
v =  [std(deltas{1});std(deltas{2});std(deltas{3});std(deltas{10})]
labels = {'A';'V';'AV(snd)';'AV(img)'}
bar_h = bar(v,0.5)
set(gca,'xticklabel',labels)
bar_child=get(bar_h,'Children');
set(bar_child,'CData',v);
title('Comparacion de los std de solo sonido, solo imagen, y sincronia')


%Comparacion de las varianzas de solo sonido, solo imagen, y sincronia


%Comparacion de las medias de target image
figure;
y = [mean(deltas{4});mean(deltas{5});mean(deltas{6});mean(deltas{15});mean(deltas{13});mean(deltas{11});mean(deltas{1});mean(deltas{2})];
labels = {'+0.1';'+0.3';'+0.4';'-0.1';'-0.3';'-0.4';'SND';'IMG'}
bar_h=bar(y,0.5)
title('Comparacion medias asincronia target image')
set(gca,'xticklabel',labels)
bar_child=get(bar_h,'Children');
set(bar_child,'CData',y);

figure;
v =  [std(deltas{4});std(deltas{5});std(deltas{6});std(deltas{15});std(deltas{13});std(deltas{11})]
labels = {'+0.1';'+0.3';'+0.4';'-0.1';'-0.3';'-0.4'}
bar_h = bar(v,0.5)
set(gca,'xticklabel',labels)
bar_child=get(bar_h,'Children');
set(bar_child,'CData',v);
title('Comparacion de std de asincronia target image')


%Comparacion de las medias de target sound
figure;
y = [mean(deltas{9});mean(deltas{8});mean(deltas{7});mean(deltas{16});mean(deltas{14});mean(deltas{12});mean(deltas{1});mean(deltas{2})];
labels = {'+0.1';'+0.3';'+0.4';'-0.1';'-0.3';'-0.4';'SND';'IMG'}
bar_h=bar(y,0.5)
title('Comparacion medias asincronia target sound')
set(gca,'xticklabel',labels)
bar_child=get(bar_h,'Children');
set(bar_child,'CData',y);

figure;
v =  [std(deltas{9});std(deltas{8});std(deltas{7});std(deltas{16});std(deltas{14});std(deltas{12})]
labels = {'+0.1';'+0.3';'+0.4';'-0.1';'-0.3';'-0.4'}
bar_h = bar(v,0.5)
set(gca,'xticklabel',labels)
bar_child=get(bar_h,'Children');
set(bar_child,'CData',v);
title('Comparacion de std de asincronia target sound')


[p,h] = ranksum(deltas{15},deltas{13})
[p,h] = ranksum(deltas{13},deltas{11})
